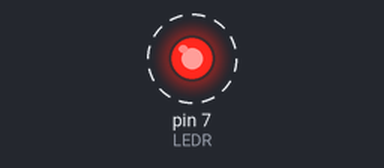
Recording of a sketch running on a simulated Arduino Uno, built with avr-gcc and run on an emulated ATmega328P. Parts: output pins drawn as LEDs (lit = HIGH). Dashed ring = blinking.

Above: at 0.5 s.
Timing chart, 0 to 4.6 s (numbered marks = the images above):
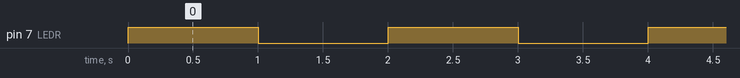

The sketch:

Blink328.ino
```cpp
/***************************************************************************************
 *
 * Title:       Blink
 * Description: Turn the on-board LED on and off every 500 milliseconds.
 *
 ***************************************************************************************/
#define LEDR 7

void setup()
{
  // set pin output mode (sources current)
  pinMode(LEDR, OUTPUT);
}

void loop()
{
  // turn LED on
  digitalWrite(LEDR, HIGH);
  // wait 500 milliseconds
  delay(1000);
  // turn LED off
  digitalWrite(LEDR, LOW);
  delay(1000);
}
```

Measured:
- by itself, pin 7 (LEDR): alternates HIGH for 1.0 s and LOW for 1.0 s
